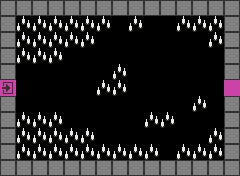

A level layout from a 2D game, rendered from its tile map. Below: a short description, then the map file with its tile-grid data intact:
An orthogonal 15x11 tile map with 16x16 px tiles, 1 tile layer (main).

<map version="1.0" tiledversion="1.0.2" orientation="orthogonal" renderorder="right-down" width="15" height="11" tilewidth="16" tileheight="16" nextobjectid="1">
 <properties>
  <property name="spike" type="bool" value="true" />
 </properties>
 <tileset firstgid="1" source="editor.tsx" />
 <layer name="main" width="15" height="11">
  <data encoding="csv">
1,1,1,1,1,1,1,1,1,1,1,1,1,1,1,
1,49,49,49,49,49,49,0,49,0,0,49,49,49,1,
1,49,49,49,49,49,0,0,0,0,0,0,0,49,1,
1,49,49,49,0,0,0,0,0,0,0,0,0,0,1,
1,0,0,0,0,0,0,49,0,0,0,0,0,0,1,
9,0,0,0,0,0,49,49,0,0,0,0,0,0,10,
1,0,0,0,0,0,0,0,0,0,0,0,49,0,1,
1,49,49,49,0,0,0,0,0,49,49,0,0,0,1,
1,49,49,49,49,49,0,0,0,0,0,0,0,49,1,
1,49,49,49,49,49,49,49,49,49,0,49,49,49,1,
1,1,1,1,1,1,1,1,1,1,1,1,1,1,1
</data>
 </layer>
</map>
